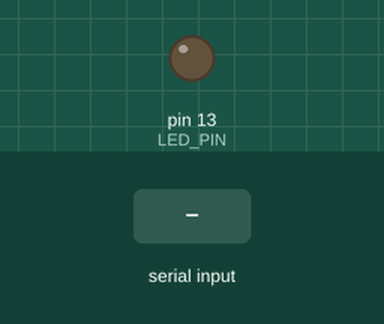
This sketch was run on a simulated Arduino Uno, built with avr-gcc and run on an emulated ATmega328P. Shown: output pins drawn as LEDs (lit = HIGH). Dashed ring = blinking. The inputs (shaded band) are chosen by the test bench.

Above: at 1.2 s.
1.3 s: byte 1 (1) received over Serial
At 1.55 s:
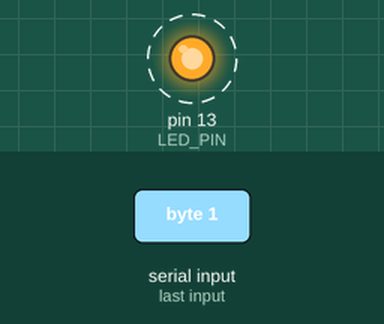
Timing chart, 0 to 10.3 s (numbered marks = the images above; inputs shaded):
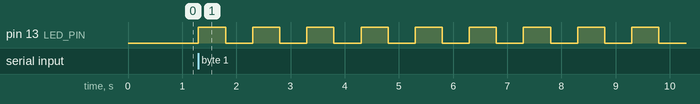

Measured:
- after the input at 1.3 s, pin 13 (LED_PIN): alternates HIGH for 0.50 s and LOW for 0.50 s, starting at once

The sketch:

Serial-00-Bsite-AI.ino
```cpp
#define LED_PIN 13

bool blinkMode = false;
bool ledState = LOW;

unsigned long lastBlink = 0;
const unsigned long blinkInterval = 500; // ms

void setup() {
  Serial.begin(9600);
  pinMode(LED_PIN, OUTPUT);
}

void loop() {
  // รับคำสั่งจาก Arduino A
  if (Serial.available() > 0) {
    byte data = Serial.read();

    if (data == 1) {
      blinkMode = !blinkMode;   // สลับโหมด
      if (!blinkMode) {
        digitalWrite(LED_PIN, LOW); // หยุด = ดับ
      }
    }
  }

  // กระพริบแบบไม่ค้างโปรแกรม
  if (blinkMode) {
    if (millis() - lastBlink >= blinkInterval) {
      lastBlink = millis();
      ledState = !ledState;
      digitalWrite(LED_PIN, ledState);
    }
  }
}
```
